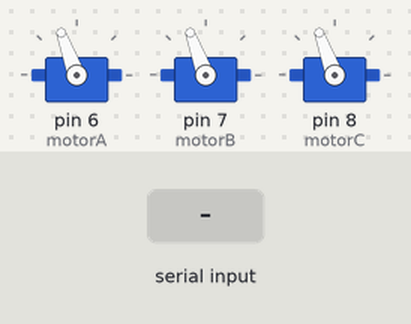
Recording of a sketch running on a simulated Arduino Uno, built with avr-gcc and run on an emulated ATmega328P. Parts: 3 × servo. Inputs (shaded band) come from the test bench. What the sketch prints to the serial monitor is not drawn.

Above: at 1.2 s.
1.3 s: ";\n" received over Serial
At 1.7 s:
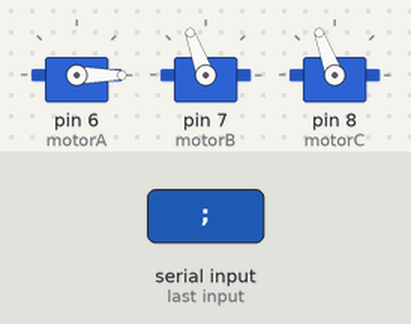
2.8 s: "90;45\n" received over Serial
At 4.0 s:
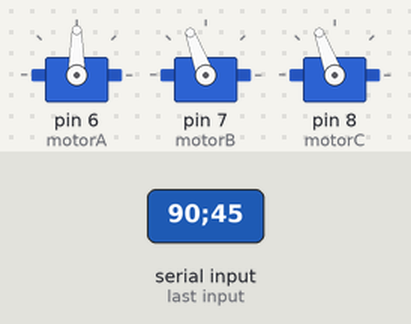
4.3 s: "30;150\n" received over Serial
At 5.2 s:
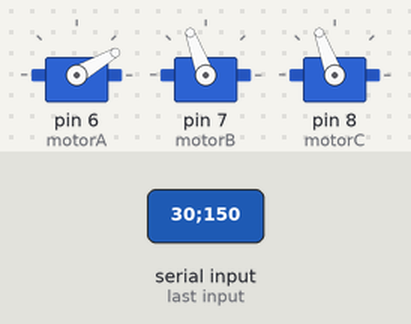
Timing chart, 0 to 7.3 s (numbered marks = the images above; inputs shaded):
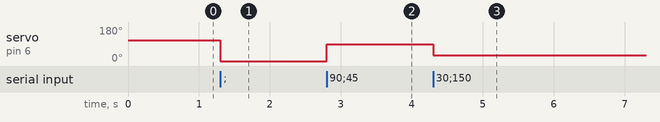

Measured:
- after the input at 1.3 s, servo on pin 6 (motorA): 110° → 0° at once
- after the input at 2.8 s, servo on pin 6 (motorA): 0° → 90° at once
- after the input at 4.3 s, servo on pin 6 (motorA): 90° → 30° at once

The sketch:

motorcontroller.ino.ino
```cpp
#include <Servo.h>
int motor[3];
Servo motorA;
Servo motorB;
Servo motorC;

void setup() {
  // put your setup code here, to run once:
  Serial.begin(115200);
  Serial.println("start");
  motor[0] = 110;
  motor[1] = 110;
  motor[2] = 110;
  motorA.attach(6);
  motorB.attach(7);
  motorC.attach(8);

  Serial.println("setup done");
}

void getAngles(){
  String received = Serial.readStringUntil('\n');
  String temp = "";
  int counter = 0;

  for(int i = 0; i < received.length(); i++){
    if(received[i] == ';'){
      motor[counter] = temp.toInt();
      //Serial.println(motor[counter]);
      counter ++;
      temp = "";
    }else if(received[i] == '\n'){

      return;
    } else{
      temp += received[i];
    }
  }
}

void setMotor(){
  motorA.write(motor[0]);
  motorB.write(motor[1]);
  motorC.write(motor[2]);
}

void loop() {
  // put your main code here, to run repeatedly:
  if(Serial.available()){

    getAngles();


  }
  setMotor();


}
```
